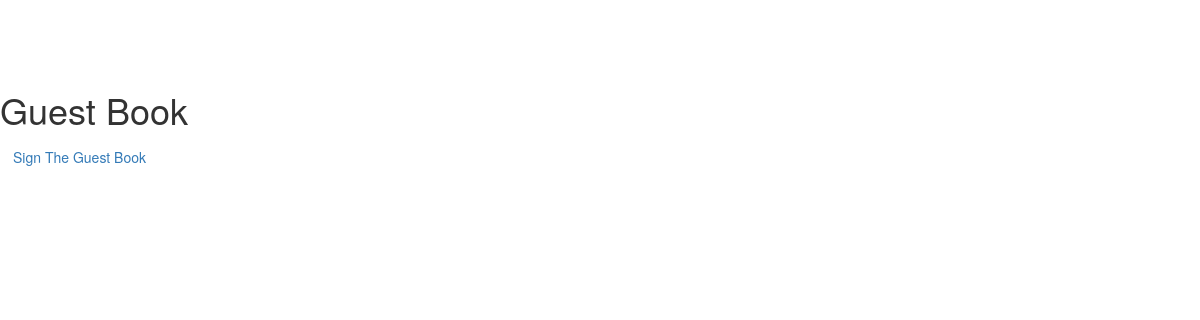
Before: /guestbook/ with the older database file.
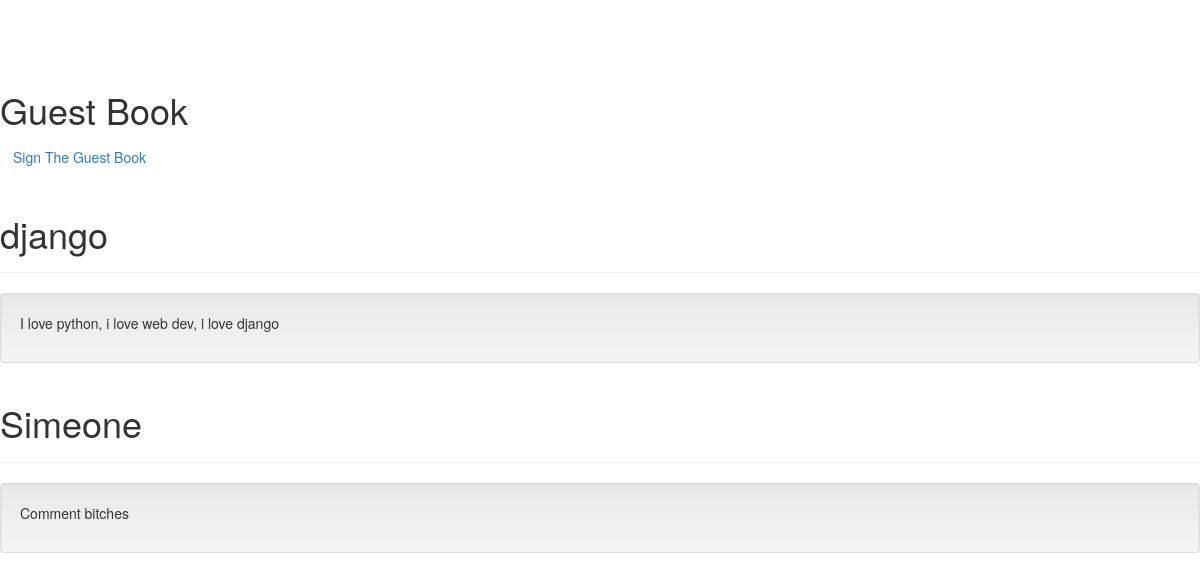
After: the same page with the newer database file.
### guestbook/models.py (models this page shows, shortened)
class Comment(models.Model):
    name = models.CharField(max_length=20)
    comment = models.TextField()
    date_added = models.DateTimeField(default=timezone.now)

### guestbook/views.py (the view)
# urls.py: path('', views.index, name='index'),
def index(request):
    comments = Comment.objects.order_by('-date_added')
    context = {'comments' : comments}
    return render(request,'guestbook/index.html',context)

### guestbook/templates/guestbook/index.html (shortened to what this page needs)
{% load static %}
<!DOCTYPE html>
<html lang="en">
    <head>
        <link href="{% static 'guestbook/bootstrap.min.css' %}" rel="stylesheet">
        <link href="{% static 'guestbook/bootstrap-theme.min.css' %}" rel="stylesheet">
        <link href="{% static 'guestbook/theme.css' %}" rel="stylesheet">
    </head>
    <body>
        <div>
            <div class="Jumbotron">
                <h1>Guest Book</h1>
                <a type="button" class="btn btn-link" href="{% url 'sign' %}">Sign The Guest Book</a>
            </div>
            {% for c in comments %}
            <div class="page-header">
                <h1>{{ c.name }}</h1>
            </div>
            <div class="well">
                <p>{{ c.comment }}</p>
            </div>
            {% endfor %}
        </div>
    </body>
</html>

Changed rows visible on the page:
added Comment: name "django", comment "I love python, i love web dev, i love django"
added Comment: name "Simeone", comment "Comment bitches"
